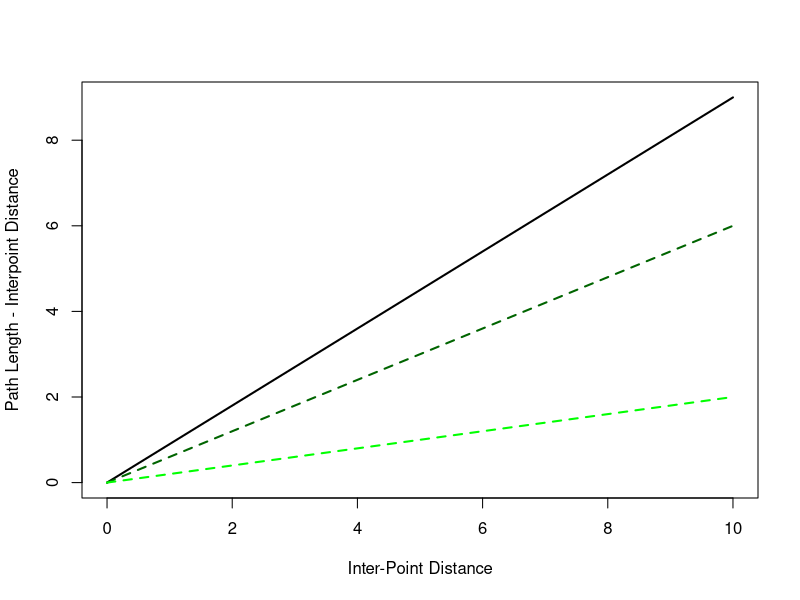
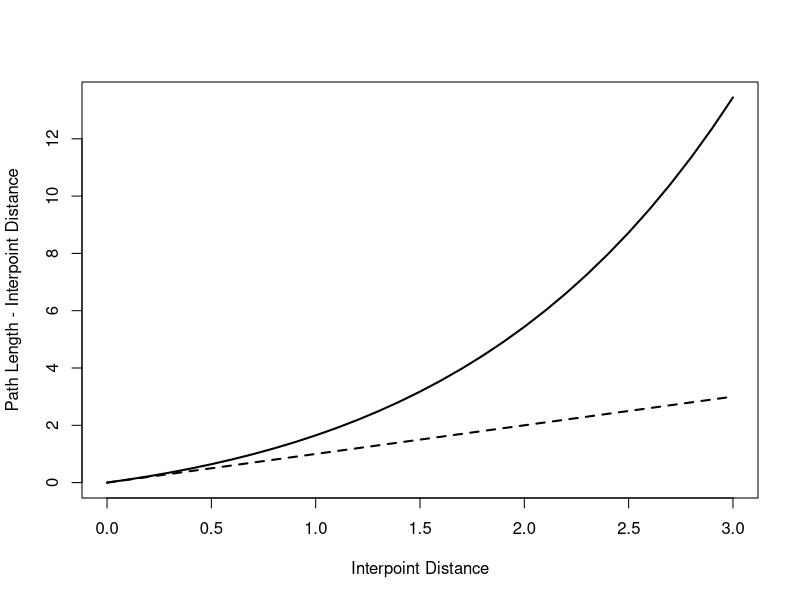
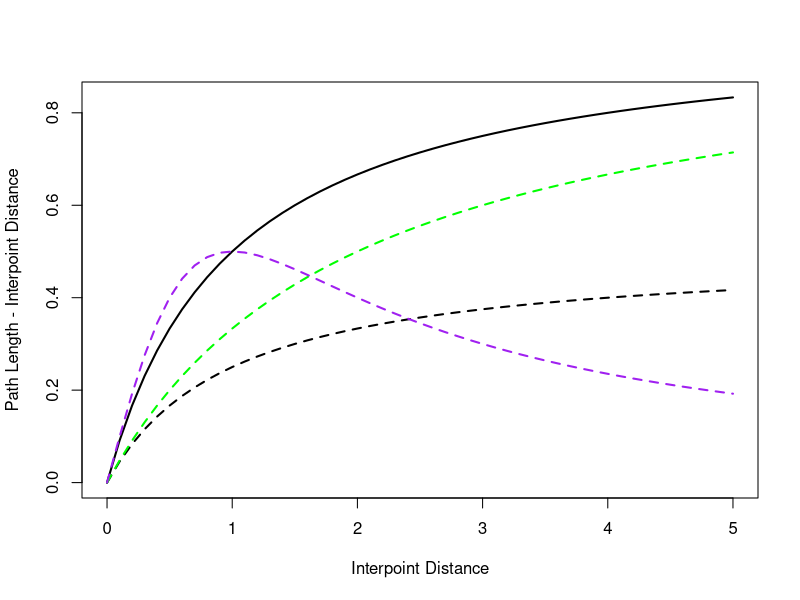

Source code (R) for these figures, in order:
## ---- chunk 1
x = 0:10
environment = 0.2 * x
motivation = 0.4 * x
knowledge = 0.3 * x
{
  plot(x = x, y = environment + motivation + knowledge, type = "l", lwd = 2, xlab = "Inter-Point Distance" , ylab = "Path Length - Interpoint Distance")
  lines(x = x, y = environment + motivation, lty = "dashed", col = "darkgreen", lwd = 2)
  lines(x = x, y = environment, col = "green", lty = "dashed", lwd = 2)
}

## ---- chunk 2
x <- seq(0, 3, by = 0.1)
a = 1
b = 0.5
knowledge = a * x * exp(b * x)
{
  plot(x = x, y = knowledge, type = "l", xlab = "Interpoint Distance", ylab = "Path Length - Interpoint Distance", lwd = 2)
  lines(x = x, y = a * x * exp(0*x), lty = "dashed", lwd = 2)
}
## ---- chunk 3
x <- seq(0, 5, 0.1)
a = 1
b = 1
c = 1
motivation <- a*x/(b+x^c)
{
  plot(x = x, y = motivation, type = "l", xlab = "Interpoint Distance", ylab = "Path Length - Interpoint Distance", lwd = 2)
  lines(x = x, y = 0.5*x/(b+x^c), lty = "dashed", lwd = 2) #decreased error rate when motivation is non-direction
  lines(x = x, y = a*x/(2+x^c), lty = "dashed", lwd = 2, col = "green") #increased probablity of directed motivation with increasing inter-point distance
  lines(x = x, y = a*x/(b+x^2), lty = "dashed", lwd = 2, col = "purple") #decreased tolerance for error during directed travel
}
